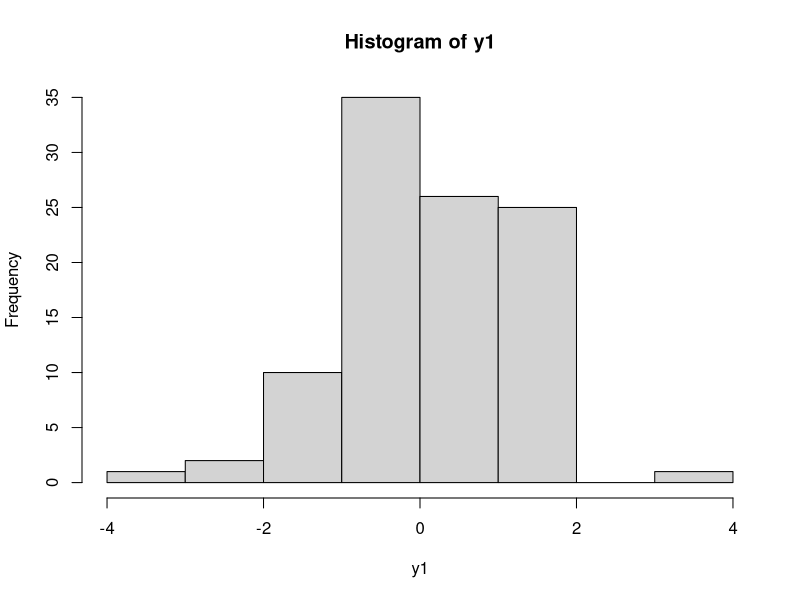

Recreate this plot in R.
## ---- chunk 1
knitr::opts_chunk$set(echo = TRUE, message = FALSE, fig.width=5, fig.height=3.5)
## ---- chunk 2
# Code from Assignment 1 - Calculus of Z_N

# Factor Funcion 
f <- function (xA, xB) {
  return(ifelse((xA==1 && xB==1),0,1))
}

# Global Normalization Constant ZN - using Messaging passing
ZN <- function (N, normalized = TRUE) {
  # Passing Nodes/Factors
  X <- array(rep(0,2*N), dim = c(2, N))
  F <- array(rep(0,2*(N-1)), dim = c(2, N-1))
  Z <- array(rep(0,N), dim = N)
  Z_ln <- array(rep(0,N), dim = N)
  
  # Configuration Matrix for present problem
  M <- rbind(c(f(0,0), f(1,0)),
             c(f(0,1), f(1,1)))
  if (N<=0)
    return(NA)
  else
    if(N==1)
      return(2)
  
  # Initial Normalized Value (default) - returns ln(ZN)
  if (normalized){
    X[,1] <- c(1/2,1/2)
    Z[1] <- 2
    Z_ln[1] <- log(Z[1])
    for (k in 1:(N-1)) {
      F[,k] <- X[,k]               # Message Passing from X to F
      X[,(k+1)] <- M%*%F[,k]       # Calculate the new message for next step
      Z[k+1] <- sum(X[,(k+1)])     # Calculate current Z (sum of X's)
      Z_ln[k+1] <- log(Z[k+1]) 
      X[,(k+1)] <- X[,(k+1)]/Z[k+1]
    }
    return(sum(Z_ln))
  }
  else {
    if (N>10^3)
      cat("\n Error: Floating Point Overflow - N is too large (try some N <= 1000)\n")
    else {
      X[,1]<- c(1,1)
      Z[1] <- 2
      for (k in 1:(N-1)) {
        F[,k] <- X[,k]
        X[,(k+1)] <- M%*%F[,k]
        Z[k+1] <- sum(X[,(k+1)])     # Calculate current Z (sum of X's)
      }
      return(Z[N])
    }
  }
}

# Sample Generating Function according with p(x)
SX <- function (N, normalized = TRUE) {
  # Passing Nodes/Factors
  X <- array(rep(0,2*N), dim = c(2, N))
  F <- array(rep(0,2*(N-1)), dim = c(2, N-1))
  Z <- array(rep(0,N), dim = N)
  Z_ln <- array(rep(0,N), dim = N)
  
  # Configuration Matrix for present problem
  M <- rbind(c(f(0,0), f(1,0)),
             c(f(0,1), f(1,1)))
  if (N<=0)
    return(NA)
  else
    if(N==1)
      return(2)
  
  # Initial Normalized Value (default) - returns ln(ZN)
  if (normalized){
    X[,1] <- c(1/2,1/2)
    Z[1] <- 2
    Z_ln[1] <- log(Z[1])
    for (k in 1:(N-1)) {
      F[,k] <- X[,k]               # Message Passing from X to F
      X[,(k+1)] <- M%*%F[,k]       # Calculate the new message for next step
      Z[k+1] <- sum(X[,(k+1)])     # Calculate current Z (sum of X's)
      Z_ln[k+1] <- log(Z[k+1]) 
      X[,(k+1)] <- X[,(k+1)]/Z[k+1]
    }
    return(sum(Z_ln))
  }
  else {
    if (N>10^3)
      cat("\n Error: Floating Point Overflow - N is too large (try some N <= 1000)\n")
    else {
      X[,1]<- c(1,1)
      Z[1] <- 2
      for (k in 1:(N-1)) {
        F[,k] <- X[,k]
        X[,(k+1)] <- M%*%F[,k]
        Z[k+1] <- sum(X[,(k+1)])     # Calculate current Z (sum of X's)
      }
      return(Z[N])
    }
  }
}

## ---- chunk 3
F<- matrix(c(1,1,1,0), nrow= 2, ncol = 2)
# We create a function to calculate the Sum Product Algorithm

CalcMarginals <- function(N){
  # Setup Variables
  x_LR<- x_RL <- p_x <- array(rep(NA,2*(N)),dim=c(2,N))
  f_LR<- f_RL <- b_f <- array(rep(NA,2*(N-1)),dim=c(2,N-1))
  x_LR[,1] <- x_RL[,N] <- c(1,1)

  # Calculate Message Passing from Left-to-Right and Right-to-Left to identify the Marginals
  for (i in 1:(N-1)){
    # From Left to right
    f_LR[,i] <- x_LR[,i] # message passing from variable to factor (x_i to f_i)
    x_LR[,i+1] <- F %*% f_LR[,i] # # message passing from factor to variable (f_i to x_i+1)
    
    # From Right to left
    f_RL[,N-i] <- x_RL[,N-i+1] # message passing from variable to factor (x_N to f_(N-i))
    x_RL[,N-i] <- F %*% f_RL[,N-i]
  }
  
  # Calculating conditional probabilities
  p_x[,1] <- f_RL[,1]
  p_x[,N] <- f_LR[,N-1]
  for (i in 2:(N-1)){
    p_x[,i] <- f_LR[,i] * f_RL[,i] / (x_RL[,i] * x_LR[,i] ) %*% F
  }
  
  # Standardizing
  for (i in 1:N){
    p_x[,i] <- p_x[,i] / sum(p_x[,i])
  }
  return(p_x)
}

GenerateSample <- function (N) {     # Generates sample according p(x)

  # N > 2
  if (N <= 2) {
    cat("\n*** ERROR ***: Please select N>2")
    return(NA)
  }

  # Calculates the Marginals
  p_x <- CalcMarginals(N)
  
  # Generating RVs
  X <- c(rep(NA,N))
  X[1] <- ifelse(runif(1,0,1) < p_x[1,1],0,1)
  A <- matrix(c(1,0,0,1), nrow= 2, ncol = 2)
  B<- matrix(c(1,1,0,0), nrow= 2, ncol = 2)
  for (i in 2:N){
    G <- matrix(c(NA,NA,NA,NA), nrow= 2, ncol = 2)
    G <- if(X[i-1] == 0) A else B
    f<- c(NA,NA)
    f <- p_x[,i] %*% G
    f<- f / sum(f)
    X[i] <-ifelse(runif(1,0,1) < f[1], 0, 1)
  }
  out = list(X, p_x)
  return(out)
}
## ---- chunk 4
set.seed(594)

N <- 100

Out <- GenerateSample(N) # Get Sample x, and marginals p_x[]

x <- Out[[1]]
p_x <- Out[[2]]
## ---- chunk 5
x
## ---- chunk 6
y1 <- rnorm(N, mean = x, sd=rep(1,N))

cat("\n\nThe sample Y obtained is:\n"); y1

hist(y1)
## ---- chunk 7
y2 <-  x + rnorm(N,0,1); y2
## ---- chunk 8
p_y <- c(rep(NA,N))

for (i in 1:N){
  p_y[i] = dnorm(y1[i], x[i], 1)/p_x[x[i]+1] # Conditional Probability of p(yi|xi)
}

P <- prod(p_y)*prod(p_x[x[1:N]+1])/ZN(N, normalized = FALSE)  # Calculates the joint probability of the sample (x,y) 

cat("\nThe probability of observing the particular sample y obtained in item(a) is ",P,"\n\n")

## ---- chunk 9
sumprod2 <- function(Y){
  F_y <- dnorm(Y,0,1)
  N <- length(Y)
  # We define the matrices we require for the Sum Product Algorithm
  x_LR<- x_RL <- y <- array(rep(NA,2*(N)),dim=c(2,N))
  # x is variable to factor
  f_LR<- f_RL <- array(rep(NA,2*(N-1)),dim=c(2,N-1))
  # f is variable to factor
  # Initializing X_1; given we are moving from Left to right
  # As discussed in class we have standardized all values
  # therefore, rather than taking X_1 as [1,1]
  # we set our initial values to [1/2,1/2]
  x_LR[,1] <- x_RL[,N] <- c(1,1)
  for (i in 1:(N-1)){
    # From Left to right
    x_LR[,i] <- F_y[i] * x_LR[,i]
    f_LR[,i] <- x_LR[,i] # message passing from variable to factor (x_i to f_i)
    x_LR[,i+1] <- F %*% f_LR[,i] * F_y[i+1] # message passing from factor to variable (f_i to x_i+1)
    # From Right to left
    x_RL[,N-i+1] <- F_y[N-i+1] * x_RL[,N-i+1]
    f_RL[,N-i] <- x_RL[,N-i+1] # message passing from variable to factor (x_N to f_(N-i))
    x_RL[,N-i] <- F %*% f_RL[,N-i] * F_y[N-i]
  }
  y[,1] <- x_RL[,1] * F_y[1]
  y[,N] <- x_LR[,N] * F_y[N]
  for (i in 2:N-1){
    y[,i] <- x_LR[,i] * x_RL[,i] * F_y[i]
  }
  Z1<- abs(sum(x_LR[,N]*F_y[N]))
  return(Z1)
}
# We can also check our answer
Prob1 <- sumprod2(y1) ; Prob1
## ---- chunk 10
cat("\n\n---DEBUG - Variables Printout---")

# Debug Session
cat("\n\n  X=\n"); x
cat("\n\n  Y=\n"); y1
cat("\n\n  P_X=\n"); as.array(p_x[1:2,1:N])
cat("\n\n  P_X[x]=\n"); p_x[x[1:N]+1]
cat("\n\n  P_Y|X=\n"); p_y
cat("\n\n  p_XY=\n"); dnorm(y1, x[1:N], 1)

## ---- chunk 11
sigma2 <- 2

px <- c(0.9, 0.1)

Y <- c(-0.25, 0.94)

F <- matrix(c(dnorm(Y[1],0,sqrt(sigma2)),dnorm(Y[1],1,sqrt(sigma2)),
              dnorm(Y[2],0,sqrt(sigma2)),dnorm(Y[2],1,sqrt(sigma2))), nrow= 2, ncol = 2)

Prob <- sum(F[,1]*F[,2]*px[1:2])

Z <- sum(F[1,])*sum(F[2,])

cat("\n The probability p(x|y1,y2) is ",Prob/Z)

## ---- chunk 12
umsg <- matrix(c(1,1), ncol = 1, nrow = 2)
b12 <- b23 <- matrix(c(0.49, 0.01, 0.01, 0.49),ncol=2, nrow = 2, byrow = TRUE)
b13 <- matrix(c(0.01, 0.49, 0.49, 0.01),ncol=2, nrow = 2, byrow = TRUE)
b1 <- b2 <- b3 <- matrix(c(0.5,0.5), ncol = 1, nrow = 2)

# Beliefs over Variables
cat("\n---------------------------------")
cat("\nBeliefs over Variables X1, X2, X3")
bx1 <- (1/2)*(b12%*%umsg+b13%*%umsg); cat("\nBlf-X1=\n"); bx1
bx2 <- (1/2)*(b12%*%umsg+b23%*%umsg); cat("\nBlf-X2=\n"); bx2
bx3 <- (1/2)*(b13%*%umsg+b23%*%umsg); cat("\nBlf-X3=\n"); bx3

# Beliefs Over Factor Nodes
cat("\n\n---------------------------------")
cat("\nBeliefs over Factor Nodes f1, f2, f3")
bf1 <- (1/2)*(b12%*%umsg+b12%*%umsg); cat("\nBlf-f1=\n"); bf1
bf2 <- (1/2)*(b23%*%umsg+b23%*%umsg); cat("\nBlf-f2=\n"); bf2
bf3 <- (1/2)*(b13%*%umsg+b13%*%umsg); cat("\nBlf-f3=\n"); bf3

## ---- chunk 13
cat("\n\n---------------------------------")
cat("\nGlobal Belief")
glp <- b12%*%b23%*%b13; cat("\nGlb-bf=\n"); glp

#(1/2)*b12%*%b23%*%umsg

cat("\nTotal Probability of Global PMF\n")
(1/2)*(matrix(c(1,1),nrow=1,ncol=2,byrow=TRUE)%*%glp%*%umsg)



